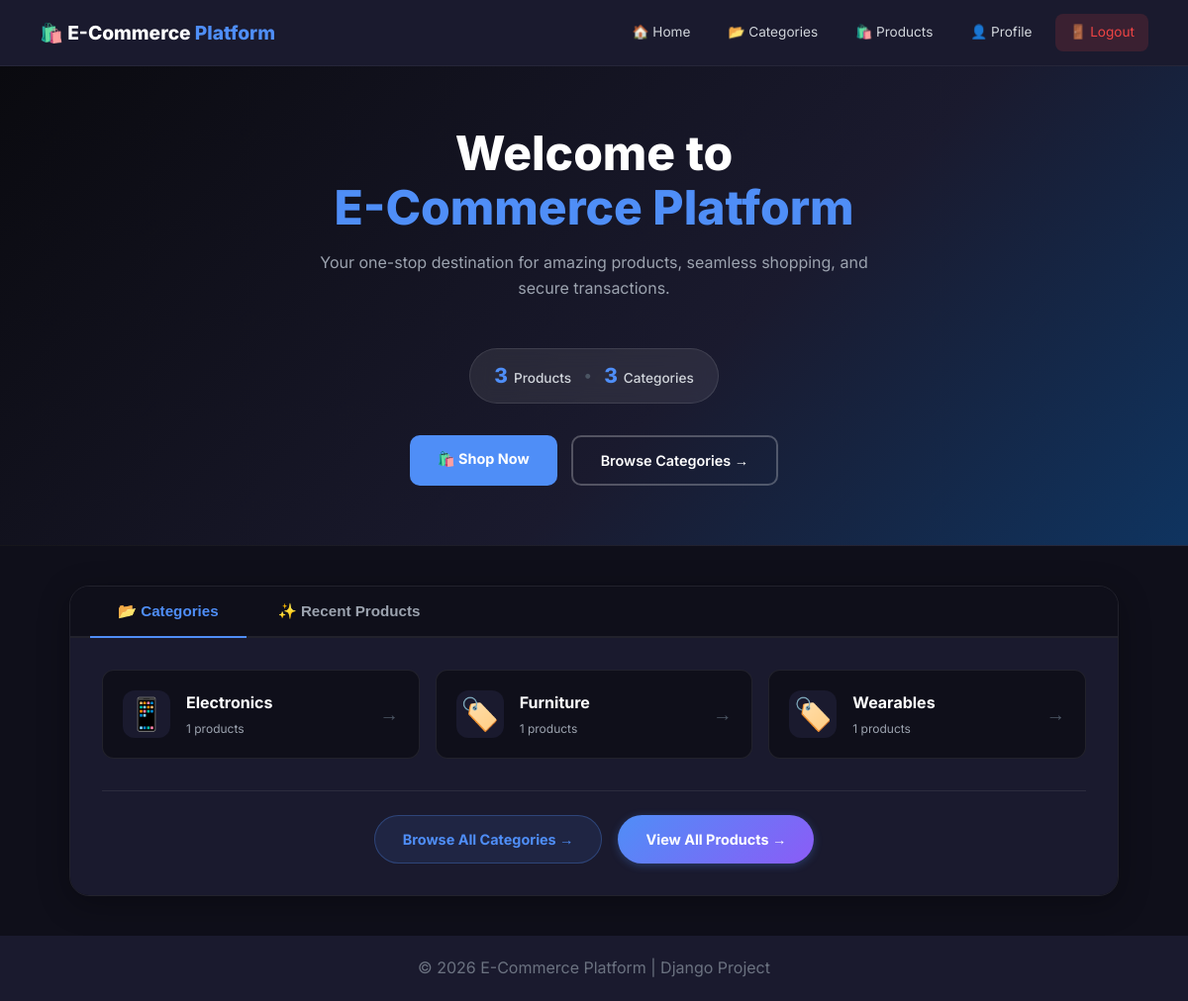
Before: / (signed in) with the older database file.
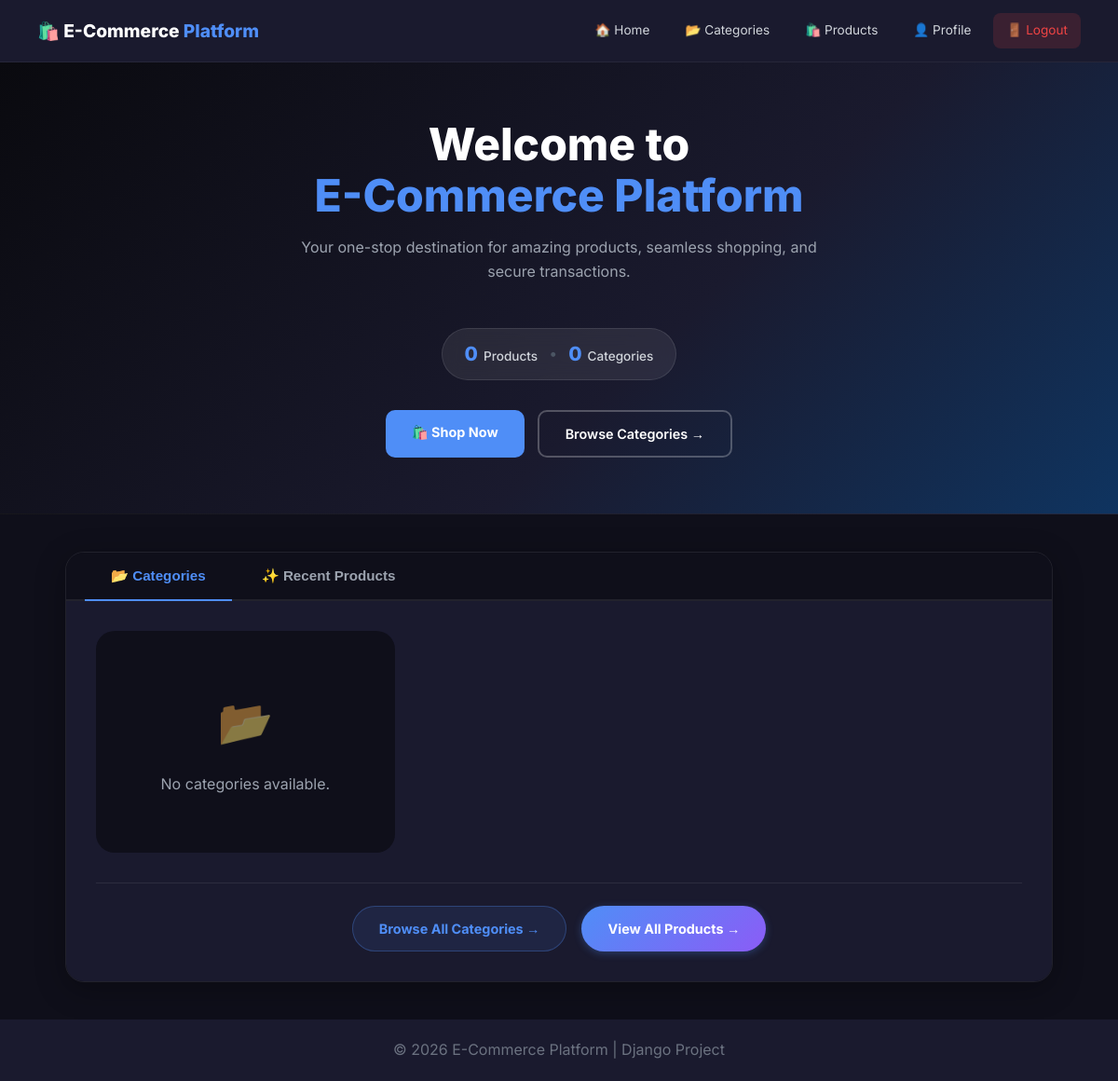
After: the same page with the newer database file.
### categories/models.py (models this page shows, shortened)
class Category(models.Model):
    category_id = models.AutoField(primary_key=True)
    name = models.CharField(max_length=100, unique=True)
    description = models.TextField(blank=True, null=True)
    class Meta:
        verbose_name_plural = "Categories"

### ecommerce_project/views.py (the view)
# urls.py: path('', views.index, name='index'),
@login_required
def index(request):
    total_products = Product.objects.count()
    recent_products = Product.objects.order_by('-product_id')[:5]
    categories = Category.objects.annotate(
        product_count=Count('products')
    )
    total_categories = categories.count()
    context = {
        'total_products': total_products,
        'total_categories': total_categories,
        'recent_products': recent_products,
        'categories': categories,
    }
    return render(request, 'index.html', context)

### templates/index.html (shortened to what this page needs)
{% extends 'base.html' %}
{% block content %}
<section class="hero">
    <h1>Welcome to<br /><span>E-Commerce Platform</span></h1>
    <p>Your one-stop destination for amazing products, seamless shopping, and secure transactions.</p>
    <div class="stats-indicators">
        <div class="stat-indicator">
            <span class="stat-indicator-number">{{ total_products }}</span>
            <span class="stat-indicator-label">Products</span>
        </div>
        <div class="stat-divider">•</div>
        <div class="stat-indicator">
            <span class="stat-indicator-number">{{ total_categories }}</span>
            <span class="stat-indicator-label">Categories</span>
        </div>
    </div>
    <div class="hero-btns">
        <a href="{% url 'products:product_list' %}" class="btn-hero-primary">🛍️ Shop Now</a>
        <a href="{% url 'categories:category_list' %}" class="btn-hero-secondary">Browse Categories &rarr;</a>
    </div>
</section>
<div class="tabs-section">
    <div class="tabs-container">
        <div class="tabs-header">
            <button class="tab-btn active" data-tab="categories">📂 Categories</button>
            <button class="tab-btn" data-tab="recent">✨ Recent Products</button>
        </div>
        <div class="tab-content active" id="categories-tab">
            <div class="categories-tabs-grid">
                {% for category in categories %}
                    <a href="{% url 'products:products_by_category' category.category_id %}" class="category-tab-card">
                        <div class="category-tab-icon">
                            {% if category.name == "Electronics" %}📱
                            {% elif category.name == "Clothing" %}👕
                            {% elif category.name == "Books" %}📚
                            {% elif category.name == "Home" %}🏠
                            {% elif category.name == "Toys" %}🎮
                            {% elif category.name == "Sports" %}⚽
                            {% else %}🏷️
                            {% endif %}
                        </div>
                        <div class="category-tab-info">
                            <div class="category-tab-name">{{ category.name }}</div>
                            <div class="category-tab-count">
                                {% if category.product_count %}
                                    {{ category.product_count }} products
                                {% else %}
                                    {% with count=category.product_set.count %}
                                        {{ count }} product{{ count|pluralize }}
                                    {% endwith %}
                                {% endif %}
                            </div>
                        </div>
                        <span class="category-tab-arrow">→</span>
                    </a>
                {% empty %}
                    <div class="empty-state">
                        <span class="empty-icon">📂</span>
                        <p>No categories available.</p>
                    </div>
                {% endfor %}
            </div>
            <div class="action-buttons-footer">
                <a href="{% url 'categories:category_list' %}" class="btn-secondary-action">
                    Browse All Categories &rarr;
                </a>
                <a href="{% url 'products:product_list' %}" class="btn-primary-action">
                    View All Products &rarr;
                </a>
            </div>
        </div>
    </div>
</div>
{% endblock %}

Changed rows visible on the page:
removed Category: name "Electronics", product_count "1"
removed Category: name "Furniture", product_count "1"
removed Category: name "Wearables", product_count "1"
Other visible differences:
{{ total_products }}: "3" → "0"
{{ total_categories }}: "3" → "0"
text now shown: "📂 No categories available."
